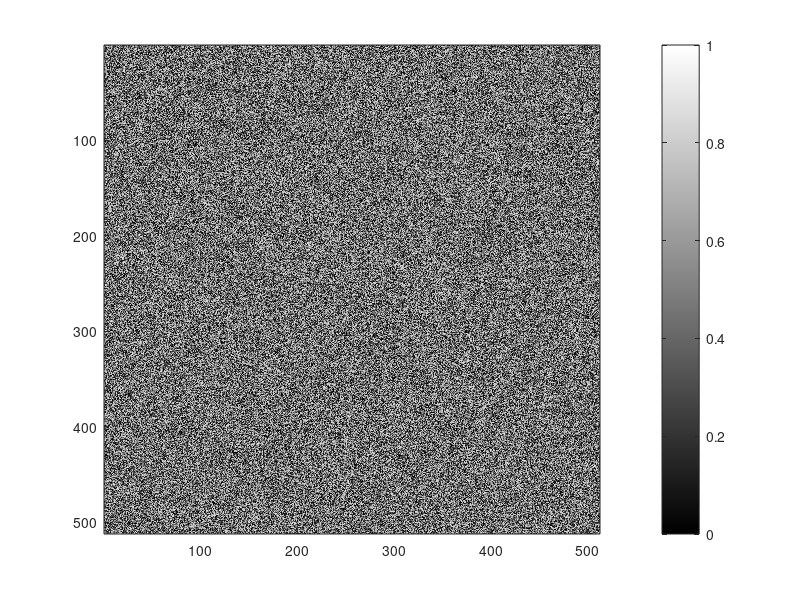

Recreate this plot in MATLAB. (Note: this script raises an error after producing the figure.)
x = rand(512)-0.5;
x_scaled = 225*(x+0.5);
h=figure; image(x_scaled);
map=gray(256);
colormap(map);
colorbar;
truesize(h, [512, 512])
title('x')
xPad = padarray(x,[1 1],'pre');
y = zeros(512);
for i = 2: size(xPad,1)
    for j = 2:size(xPad,2)
        y(i-1,j-1) = 3*xPad(i,j)+0.99*(xPad(i-1,j)+xPad(i,j-1))-0.9801*xPad(i-1,j-1);
    end
end

h=figure; image(y+127);
colormap(map);
truesize(h, [512, 512])
colorbar;
title('y')

H = @(u,v) 3./(1-0.99*(exp(-1j*2*pi*u)+exp(-1j*2*pi*v))+0.9801*exp(-1j*2*pi*(u+v)));

[u,v] = meshgrid(1:512,1:512);

figure; mesh(abs(H(u,v)^2));

BetterSpecAnal(y)